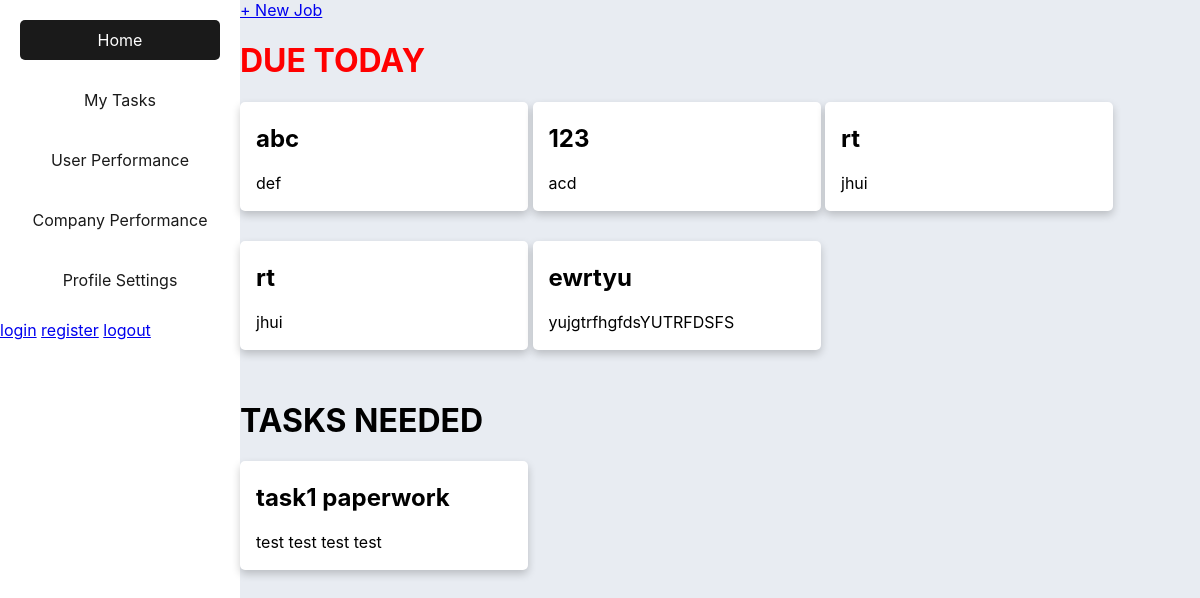
/oddjob/, run on an earlier commit of the app's database.
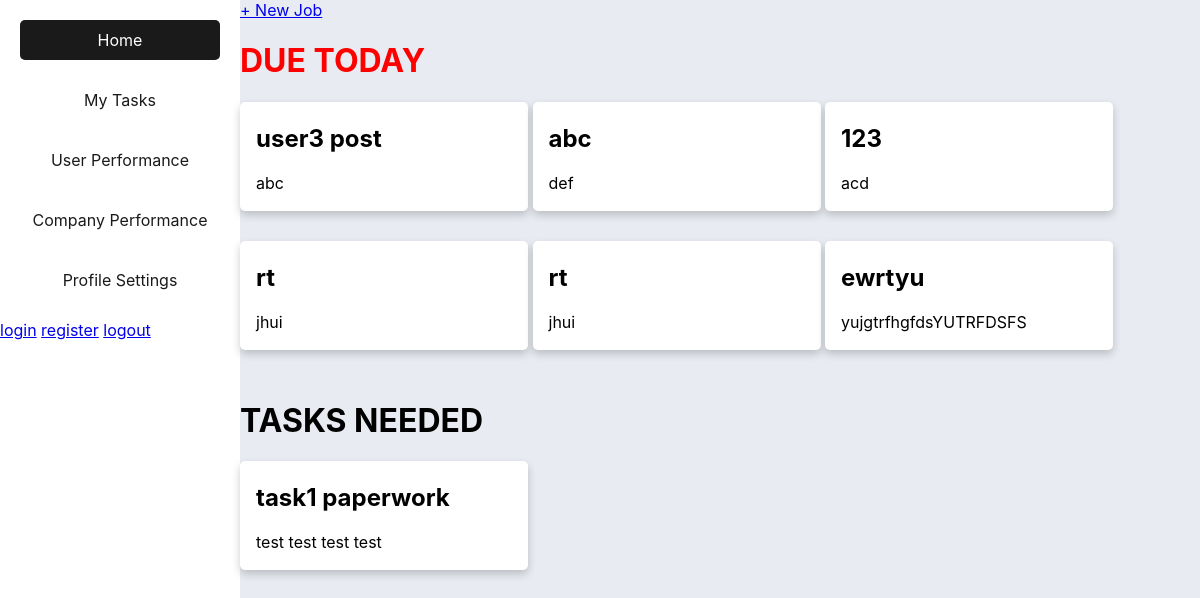
And on a later commit of the database.
### oddjob/models.py (models this page shows, shortened)
class Job(models.Model):
    title = models.CharField(max_length=150, null=True, blank=True)
    description = models.CharField(max_length=500, null=True, blank=True)
    originUser = models.ForeignKey(UserProfile, on_delete=models.CASCADE, related_name='originUser', null=True, blank=True)
    contributors = models.ManyToManyField(UserProfile, related_name='contributors', null=True, blank=True)
    datePosted = models.DateTimeField(null=True, blank=True)
    dateDue = models.DateTimeField(null=True, blank=True)
    numHelperRequested = models.IntegerField(null=True, blank=True)
    tags = models.ManyToManyField(Tag, null=True, blank=True)
    taskDuration = models.DurationField(null=True, blank=True)

### oddjob/views.py (the view)
# urls.py: path('', views.index, name='index'),
def index(request):
    jobList = Job.objects.order_by('-datePosted')
    context = {'jobList':jobList}
    return render(request,'oddjob/index.html',context)

### oddjob/templates/oddjob/index.html (shortened to what this page needs)
<html>
{% load static %}
<link rel="stylesheet" type="text/css" href="{% static 'oddjob/style.css' %}">
<head>
</head>
<body style="background-color:#E8ECF2">
	<div class='left-content'>
		<nav>
			<ul>
				<li id='selected-page'><a href="">Home</a></li>
				<li><a href="/oddjob/mytasks">My Tasks</a></li>
				<li><a href="/oddjob/me">User Performance</a></li>
				<li><a href="">Company Performance</a></li>
				<li><a href="/oddjob/me">Profile Settings</a></li>
			</ul>
		</nav>
		<div>
			<a href="/oddjob/login">login</a>
			<a href="/oddjob/register">register</a>
			<a href="/oddjob/logout">logout</a>
		</div>
	</div>
	<div class='main-content'>
		<div class='top-bar'>
			<a href='/oddjob/newpost'>
				<div class='new-job-button'>
					+ New Job
				</div>
			</a>
		</div>
		<h1 style="color:red;">DUE TODAY</h1>
		{% if jobList %}
		{% for job in jobList %}
		{% now "Y-m-d" as todays_date %}
		{% if todays_date >= job.dateDue|date:"Y-m-d" %}
		<div class="card" style="background-color:White" onclick="location.href='/oddjob/{{ job.id }}/';">
			<div class="container">
				<h2>{{ job.title }}</h2>
				<p>{{job.description}}</p>
			</div>
		</div>
		{% endif %}
		{% endfor %}
		{% endif %}
		<h1>TASKS NEEDED</h1>
		{% for job in jobList %}
		{% now "Y-m-d" as todays_date %}
		{% if todays_date < job.dateDue|date:"Y-m-d" %} <div class="card" style="background-color:White"
			onclick="location.href='/oddjob/{{ job.id }}/';">
			<div class="container">
				<h2>{{ job.title }}</h2>
				<p>{{job.description}}</p>
			</div>
	</div>
	{% endif %}
	{% endfor %}
	</div>
</body>
</html>

What changed in the data, as far as the page shows it:
added Job: title "user3 post", description "abc", shown under "DUE TODAY"
